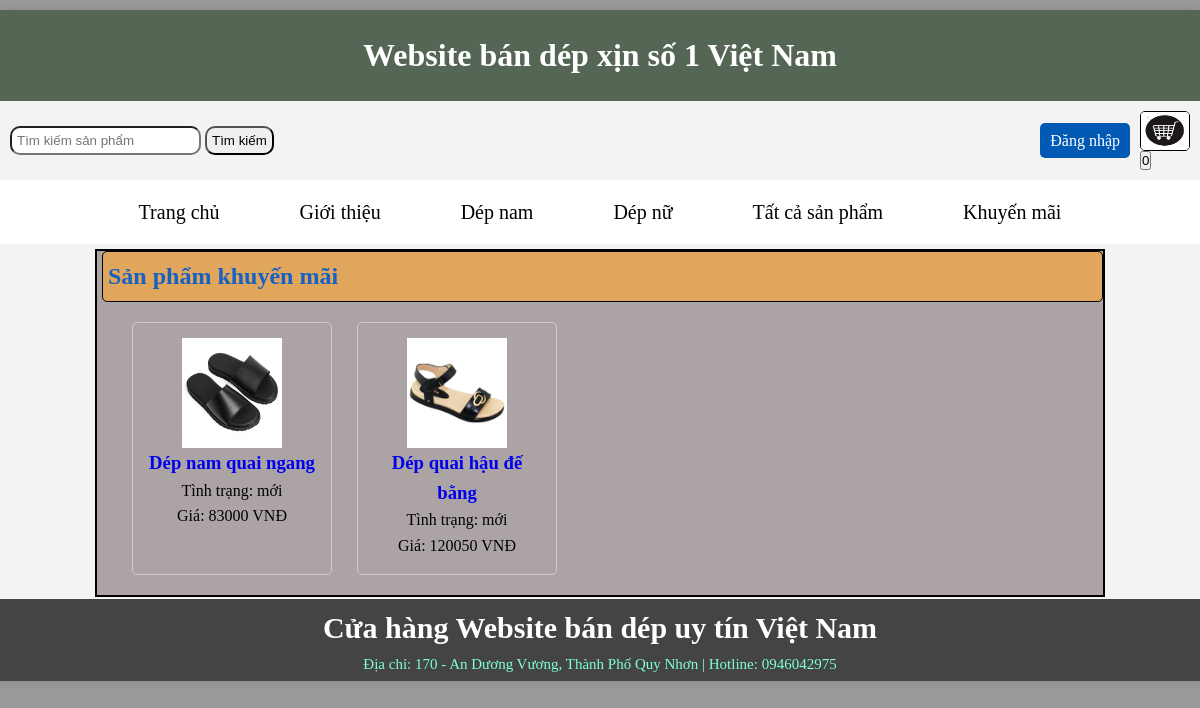
Screenshot of /index.php?page_layout=khuyenmai with the database file from the repository.
### tables this page shows
CREATE TABLE IF NOT EXISTS `sanpham` (
  `id_sp` int(11) UNSIGNED NOT NULL AUTO_INCREMENT,
  `id_dm` int(11) UNSIGNED NOT NULL,
  `ten_sp` varchar(255) NOT NULL,
  `anh_sp` varchar(255) NOT NULL,
  `gia_sp` varchar(255) NOT NULL,
  `tinh_trang` varchar(255) NOT NULL,
  `khuyen_mai` varchar(255) NOT NULL,
  `trang_thai` varchar(255) NOT NULL,
  `dac_biet` int(1) NOT NULL,
  `chi_tiet_sp` longtext NOT NULL,
  PRIMARY KEY (`id_sp`)
);

### chucnang/menungang/khuyenmai.php (the view, shortened to what this page needs)
<link rel="stylesheet" href="../../css/khuyenmai.css">
<div class="pr-block">
    <h2>Sản phẩm khuyến mãi</h2>
    <div class="prd-list">
        <?php
            $sql = "SELECT * FROM sanpham WHERE khuyen_mai = 'có' ";
            $query = mysqli_query($conn, $sql);
            while ($row = mysqli_fetch_array($query)){
        ?>
            <div class="prd-item">
                <a href="index.php?page_layout=chitietsp&id_sp=<?php echo $row['id_sp'] ?>"><img width="100px" height="110px" src="quantri/anh/<?php echo $row['anh_sp'] ?>" /></a>
                <h3><a href="index.php?page_layout=chitietsp&id_sp=<?php echo $row['id_sp'] ?>"><?php echo $row['ten_sp'] ?></a></h3>
                <p>Tình trạng: <?php echo $row['tinh_trang'] ?></p>
                <p class="price"><span>Giá: <?php echo $row['gia_sp'] ?> VNĐ</span></p>
            </div>
        <?php
            }
        ?>
    </div>
</div>

### css/trangchu.css (style rules this page uses)
* { padding: 0; margin: 0; box-sizing: border-box; }
body { font-size: 16px; background-color: #999; line-height: 1.6; }
.prd-list { display: flex; flex-wrap: wrap; justify-content: center; gap: 20px; padding: 15px 0px }
.prd-item { width: 200px; text-align: center; border: 1.5px solid #ccc; padding: 15px; border-radius: 5px; box-sizing: border-box; }

### css/khuyenmai.css (style rules this page uses)
.pr-block { width: 100%; height: auto; }
.pr-block h2 { margin-left: 5px; border: 1px solid black; border-radius: 5px; background-color: rgb(223, 166, 92); padding: 5px; color: rgb(23, 97, 194); }
.prd-list { display: flex; flex-wrap: wrap; justify-content: left; gap: 25px; margin-left: 35px; padding: 20px 0; }
.prd-item h3 a { text-decoration: none; }

### rows the page displays
sanpham: anh_sp (picture), ten_sp "Dép nam quai ngang", tinh_trang "mới", gia_sp "83000"
sanpham: anh_sp (picture), ten_sp "Dép quai hậu đế bằng", tinh_trang "mới", gia_sp "120050"
